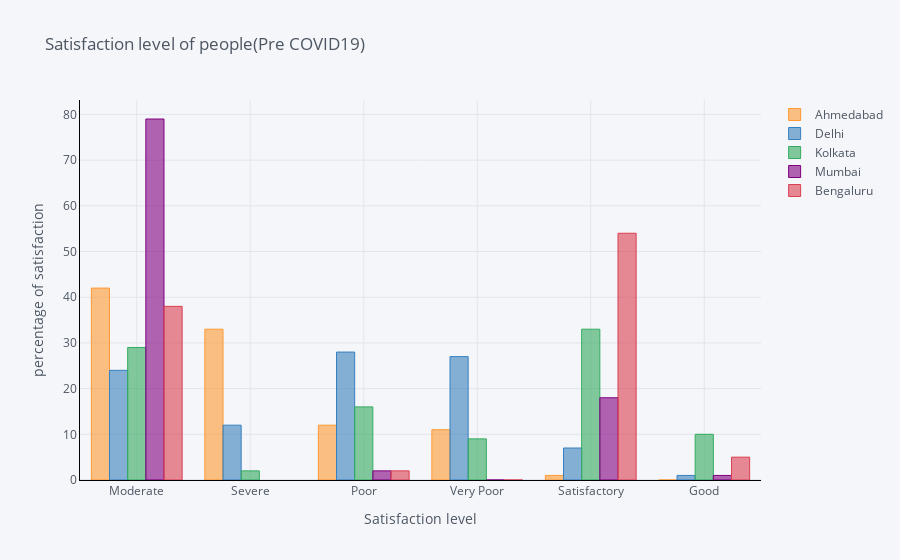

The cell this chart's notebook holds for it:
### Code cell
def al(var):
    cities = [var]
    filtered_city_day = df1[df1['Date'] <= '2020-04-01']
    AQI = filtered_city_day[filtered_city_day.City.isin(cities)][['City','Air_quality']]
    AQI[var] = AQI['Air_quality']
    k = AQI[var].value_counts()
    m = pd.DataFrame((round((k/sum(k))*100)))
    return m
c11 = al('Ahmedabad')
c22 = al('Delhi')
c33 = al('Kolkata')
c44 = al('Mumbai')
c55 = al('Bengaluru')
df_row = pd.concat([c11,c22,c33,c44,c55],axis=1)
df_row.iplot(kind='bar', align='center',xTitle='Satisfaction level', yTitle='percentage of satisfaction' ,linecolor='black', title='Satisfaction level of people(Pre COVID19)')

### Figure 1 — Plotly figure (JSON) as saved in the notebook; plotly's stock layout.template omitted (floating-point values rounded to 4 significant figures)
{"data": [{"marker": {"color": "rgba(255, 153, 51, 0.6)", "line": {"color": "rgba(255, 153, 51, 1.0)", "width": 1}}, "name": "Ahmedabad", "orientation": "v", "text": "", "type": "bar", "x": ["Moderate", "Severe", "Poor", "Very Poor", "Satisfactory", "Good"], "y": [42, 33, 12, 11, 1, 0]}, {"marker": {"color": "rgba(55, 128, 191, 0.6)", "line": {"color": "rgba(55, 128, 191, 1.0)", "width": 1}}, "name": "Delhi", "orientation": "v", "text": "", "type": "bar", "x": ["Moderate", "Severe", "Poor", "Very Poor", "Satisfactory", "Good"], "y": [24, 12, 28, 27, 7, 1]}, {"marker": {"color": "rgba(50, 171, 96, 0.6)", "line": {"color": "rgba(50, 171, 96, 1.0)", "width": 1}}, "name": "Kolkata", "orientation": "v", "text": "", "type": "bar", "x": ["Moderate", "Severe", "Poor", "Very Poor", "Satisfactory", "Good"], "y": [29, 2, 16, 9, 33, 10]}, {"marker": {"color": "rgba(128, 0, 128, 0.6)", "line": {"color": "rgba(128, 0, 128, 1.0)", "width": 1}}, "name": "Mumbai", "orientation": "v", "text": "", "type": "bar", "x": ["Moderate", "Severe", "Poor", "Very Poor", "Satisfactory", "Good"], "y": [79, "", 2, 0, 18, 1]}, {"marker": {"color": "rgba(219, 64, 82, 0.6)", "line": {"color": "rgba(219, 64, 82, 1.0)", "width": 1}}, "name": "Bengaluru", "orientation": "v", "text": "", "type": "bar", "x": ["Moderate", "Severe", "Poor", "Very Poor", "Satisfactory", "Good"], "y": [38, "", 2, 0, 54, 5]}], "layout": {"legend": {"bgcolor": "#F5F6F9", "font": {"color": "#4D5663"}}, "paper_bgcolor": "#F5F6F9", "plot_bgcolor": "#F5F6F9", "title": {"font": {"color": "#4D5663"}, "text": "Satisfaction level of people(Pre COVID19)"}, "xaxis": {"gridcolor": "#E1E5ED", "linecolor": "black", "showgrid": true, "tickfont": {"color": "#4D5663"}, "title": {"font": {"color": "#4D5663"}, "text": "Satisfaction level"}, "zerolinecolor": "#E1E5ED"}, "yaxis": {"gridcolor": "#E1E5ED", "linecolor": "black", "showgrid": true, "tickfont": {"color": "#4D5663"}, "title": {"font": {"color": "#4D5663"}, "text": "percentage of satisfaction"}, "zerolinecolor": "#E1E5ED"}}}
